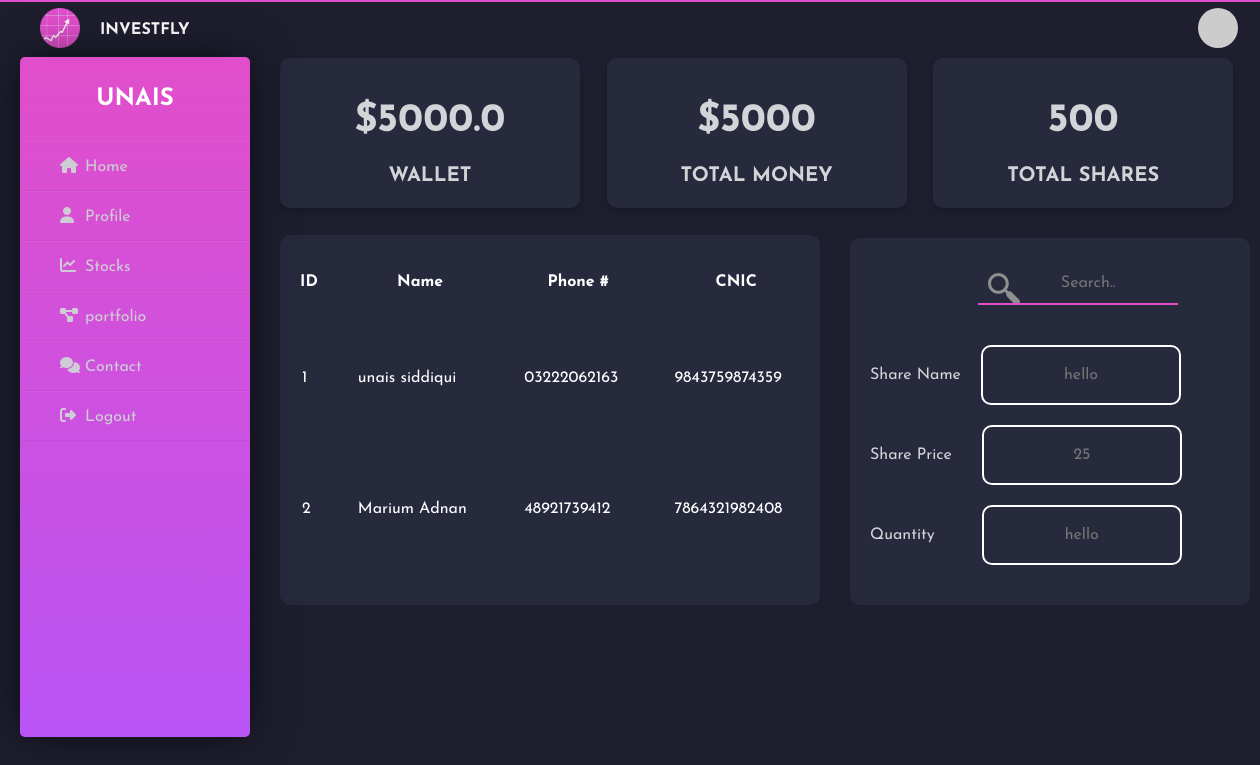
The app's page /dashboard (signed in), older data.
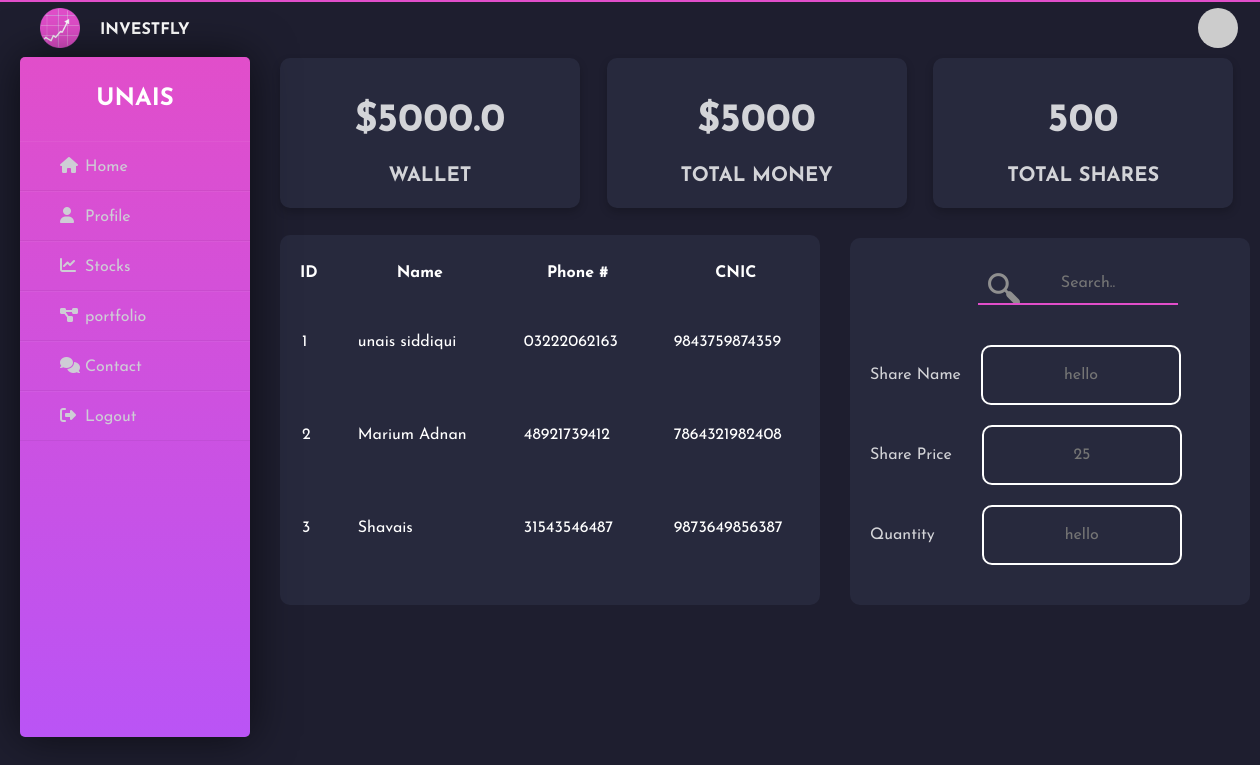
The same page, newer data.
### app/models.py (models this page shows, shortened)
class user_login(UserMixin, db.Model):
    id = db.Column(db.Integer, primary_key=True, nullable=False)
    username = db.Column(db.String(64), index=True, unique=True, nullable=False)
    email = db.Column(db.String(120), index=True, unique=True, nullable=False)
    password_hash = db.Column(db.String(128))
    def avatar(self, size):
        digest = md5(self.email.lower().encode('utf-8')).hexdigest()
        return 'https://www.gravatar.com/avatar/{}?d=identicon&s={}'.format(digest, size)

class wallet(db.Model):
    id = db.Column(db.Integer, primary_key=True, nullable=False)
    user_id = db.Column(db.Integer, db.ForeignKey('user_login.id',onupdate='CASCADE',ondelete='CASCADE'),unique=True, nullable=False)
    balance = db.Column(db.Float)

class user_info(db.Model):
    id = db.Column(db.Integer, primary_key=True, nullable=False)
    user_id = db.Column(db.Integer, db.ForeignKey('user_login.id',onupdate='CASCADE',ondelete='CASCADE'),unique=True, nullable=False)
    fname= db.Column(db.String(20))
    phone= db.Column(db.String, unique=True, nullable=False)
    acc_num= db.Column(db.Integer, unique=True, nullable=False)
    cnic= db.Column(db.Integer, unique=True, nullable=False)
    addr= db.Column(db.String(50))
    def get_list(self):
        return [self.id, self.fname, self.phone, self.cnic]

### app/routes.py (the view)
@app.route('/dashboard')
@login_required
def dashboard():
    user = user_info.query.filter_by(id=current_user.id).first_or_404()
    u_wallet = wallet.query.filter_by(user_id=current_user.id).first_or_404()
    headings = ['ID', 'Name', 'Phone #', 'CNIC']
    everyone = user_info.query.all()
    data = []
    for i in range(len(everyone)):
        data.append( everyone[i].get_list() )
    return render_template('dashboard.html', wallet=u_wallet ,data=data , headings=headings)

### app/models.py (called while the page is built)
@app.before_request
def before_request():
    session.permanent = True
    app.permanent_session_lifetime = timedelta(seconds=600)

@login.user_loader
def load_user(id):
    return user_login.query.get(int(id))

### app/templates/dashboard.html (shortened to what this page needs)
{% extends "base2.html" %}
{% block head %}
	<link rel= "stylesheet" type= "text/css" href= "{{url_for('static',filename='css/dashboard.css')}}">
{% endblock %}
{% block content %}
<div class="row">
    <div class="column">
      <div class="card">
        <div class="container">
        <h1><b>${{ wallet.balance }} </b></h1>
        <h3><b>WALLET</b></h3>
      </div>
     </div>
    </div>
     <div class="column">
      <div class="card">
        <div class="container">
        <h1><b>$5000</b></h1>
        <h3><b>TOTAL MONEY</b></h3>
      </div>
     </div>
    </div>
     <div class="column">
      <div class="card">
        <div class="container">
        <h1><b>500</b></h1>
        <h3><b>TOTAL SHARES</b></h3>
      </div>
     </div>
    </div>
  </div>
  <div class="search-box">
    <div class="shares">
      <div class="example">
        <input type="text" name="search" placeholder="Search..">
    </div>
      <div class="data">
        <label class=label1 for="fname">Share Name</label>
        <input class="items" type="text" name="Share Name" placeholder="hello" disabled>
      </div>
      <div class="data">
        <label class=label2 for="fname">Share Price</label>
        <input class="items" type="text" name="Share Name" placeholder="25" disabled>
      </div>
      <div class="data">
        <label class=label3 for="fname">Quantity</label>
        <input class="items" type="text" name="Share Name" placeholder="hello" disabled>
      </div>
    </div>
  </div>
  <div class=row1>
  <table class="table">
    <tr class="tab_head">
        {% for header in headings %}
        <th class="tab_b">{{ header }}</th>
        {% endfor %}
    </tr>
    {% for row in data %}
    <tr>
        {% for cell in row %}
        <td class="tab_body">{{ cell }}</td>
        {% endfor %}
    </tr>
    {% endfor %}
 </table>
  </div>
{% endblock %}

### app/templates/base2.html (shortened to what this page needs)
<!DOCTYPE html>
<html lang="en">
<head>
	<link rel= "stylesheet" type= "text/css" href= "{{url_for('static',filename='css/base2.css')}}">
    {% block head %}{% endblock %}
</head>
<body>
<div class="wrapper">
    <img class="img" src="{{url_for('static',filename='img/logo1.png')}}" width="40" height="40" alt="" loading="lazy">
    <div class="header">
        <h4>INVESTFLY</h4>
    </div>
    <img class="user" src="{{current_user.avatar(128)}}" width="40" height="40" alt="" loading="lazy">
    <div class="sidebar">
        <h2>{{current_user.username}}</h2>
        <ul>
            <li><a href="{{ url_for('home_page' )}}"><i class="fas fa-home"></i>Home</a></li>
            <li><a href="{{ url_for('profile') }}"><i class="fas fa-user"></i>Profile</a></li>
            <li><a href="#"><i class="fas fa-chart-line"></i>Stocks</a></li>
            <li><a href="#"><i class="fas fa-project-diagram"></i>portfolio</a></li>
            <li><a href="#"><i class="fas fa-comments"></i>Contact</a></li>
            <li><a href="{{ url_for('logout') }}"><i class="fas fa-sign-out-alt"></i>Logout</a></li>
        </ul>
    </div>
</div>
{% block content%}
{% endblock %}
</body>
</html>

### app/Static/css/base2.css (style rules this page uses)
* { margin: 0; padding: 0; box-sizing: border-box; list-style: none; text-decoration: none; font-family: 'Josefin Sans', sans-serif; }
body { background-color: rgb(2, 11, 37); }
.wrapper { border-top: 2px solid #e14eca; width: 100%; display: flex; position: relative; }
.wrapper .sidebar { margin-left: 20px; margin-top: 55px; width: 230px; height: 85%; background: #ba54f5; background: -webkit-linear-gradient(0deg, #ba54f5 0%, #e14eca 100%); background: -o-linear-gradient(0deg, #ba54f5 0%, #e14eca 100%); background: -moz-linear-gradient(0deg, #ba54f5 0%, #e14eca 100%); background: linear-gradient(0deg, #ba54f5 0%, #e14eca 100%); padding: 30px 0px; position: fixed; border-radius: 5px; box-shadow: 0px 0px 45px 0px rgba(0, 0, 0, 0.6); display: block; overflow: auto; }
.wrapper .sidebar h2 { color: #fff; text-transform: uppercase; text-align: center; margin-bottom: 30px; }
.wrapper .sidebar ul li { padding: 15px; border-bottom: 1px solid #bdb8d7; border-bottom: 1px solid rgba(0,0,0,0.05); border-top: 1px solid rgba(255,255,255,0.05); }
.wrapper .sidebar ul li a { margin-left: 25px; color: #cecdd5; display: block; }
.wrapper .sidebar ul li a .fas { width: 25px; }
.wrapper .header { padding-top: 20px; background: #1e1e2f; color: white; text-transform: uppercase; text-align: center; margin-left: 20px; }
.wrapper .img { margin-top: 6px; margin-left: 40px; }
.wrapper .user { border-radius: 50%; margin-left: 80% ; margin-top: 6px; }

### app/Static/css/dashboard.css (style rules this page uses)
body { background-color: #1e1e2f; }
.card { box-shadow: 0 4px 8px 0 rgba(0,0,0,0.2); transition: 0.3s; width:300px; height: 150px; border-radius: 10px; background: #27293d; }
.container { padding-top:40px; padding-bottom:1px; text-align:center; }
h1 { font-family: "Monaco",monospace; font-size:40px; color: rgba(255, 255, 255, 0.8); padding-bottom: 20px; }
h3 { font-family: "Georgia",Serif; font-size:20px; color: rgba(255, 255, 255, 0.8); }
.column { float: left; width: 33.33%; }
.row:after { content: ""; display: table; clear: both; }
.row { margin-left: 280px; margin-top: 10px; }
.shares { overflow: hidden; background-color: #27293d; width: 400px; padding-bottom: 30px; padding-top: 15px; border-radius: 10px; }
label { margin-left: 20px; color:rgba(255, 255, 255, 0.8); }
.label1 { margin-right: 15px; }
.label2 { margin-right: 25px; }
.label3 { margin-right: 42px; }
.shares .data { padding-top: 10px; margin-bottom: 10px; }
.items { border-radius: 10px; padding: 20px; width: 200px; border: 2px solid white; }
.example input[type=text] { width: 200px; margin-top: 10px; margin-bottom: 30px; margin-left: 32%; box-sizing: border-box; font-size: 16px; background-color: #27293d; background-image:url(img/searchicon.png); background-position: 10px 10px; background-repeat: no-repeat; padding: 12px 20px 12px 40px; border-top: transparent; border-left: transparent; border-right: transparent; border-bottom: 2px solid #e14eca; }
input,select,textarea { text-align: center; background-color: #27293d; font-size: medium; color: grey; }
.search-box { margin-left:850px; margin-top: 30px; }
.table { overflow: hidden; background-color: #27293d; width: 540px; padding-bottom: 30px; padding-top: 15px; border-radius: 10px; height: 370px; }
.row1 { margin-left: 280px; margin-top: -370px; }
.tab_body { color: white; padding: 20px; }
.tab_head { color: white; }
.tab_b { padding: 5px; }

Row changes from the older to the newer data that the page shows:
added user_info: row "3", fname "Shavais", phone "31543546487", cnic "9873649856387"
